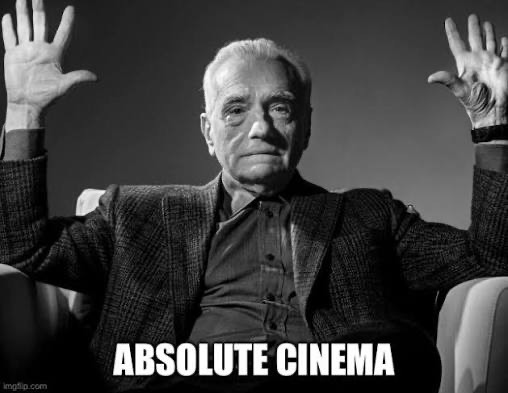
#> input picture gifs/cinema.jpg, 508 x 393 px, found by its file name
$ python gif_overlay.py
#> lines starting #> are read from the running program, lines starting #| are printed output that depends on the picture; after the words box and inside, x2 and y2 are one past the last pixel; in counts of white or black regions, pixels touching at a corner belong together
"""
GIF Overlay Utilities
=====================
Efficient GIF loading and overlay functions for real-time video processing.

Features:
- Pre-loaded GIF frame caching
- Alpha-blended overlay
- Position-aware rendering
- FPS-synchronized playback
"""

import cv2
import numpy as np
from PIL import Image
import imageio
import os
from dataclasses import dataclass
from typing import Dict, List, Optional, Tuple


@dataclass
class GifInfo:
    """Container for GIF data and playback state."""
    frames: List[np.ndarray]  # List of BGRA frames
    frame_count: int
    original_fps: float
    current_frame: int = 0
    last_update_time: float = 0.0


class GifOverlayManager:
    """
    Manages multiple GIF overlays for real-time video rendering.
    """

    def __init__(self, default_size: Tuple[int, int] = (200, 200)):
        """
        Initialize the GIF manager.

        Args:
            default_size: Default (width, height) for GIF rendering
        """
        self.default_size = default_size
        self.gifs: Dict[str, GifInfo] = {}
        self.current_gif: Optional[str] = None
        self.display_start_time: float = 0.0

    def load_gif(self, name: str, path: str, size: Optional[Tuple[int, int]] = None,
                 max_frames: int = 100) -> bool:
        """
        Load a GIF file and cache its frames.

        Args:
            name: Identifier for this GIF
            path: Path to the GIF file (supports .gif, .jpg, .png)
            size: Optional custom size (width, height)
            max_frames: Maximum frames to load

        Returns:
            True if successfully loaded
        """
#> called with name = 'cinema', path = 'gifs/cinema.jpg', max_frames = 100
        if not os.path.exists(path):
            print(f"⚠️ GIF not found: {path}")
            return False

        size = size or self.default_size
        frames = []
        fps = 30.0  # Default FPS

        try:
            ext = os.path.splitext(path)[1].lower()

            if ext == '.gif':
                # Load animated GIF
                reader = imageio.get_reader(path)

                # Get GIF metadata for FPS
                try:
                    meta = reader.get_meta_data()
                    duration = meta.get('duration', 100)  # ms per frame
                    fps = 1000.0 / max(duration, 1)
                except:
                    pass

                for i, frame in enumerate(reader):
                    if i >= max_frames:
                        break

                    # Convert to RGBA
                    img = Image.fromarray(frame)
                    if img.mode != 'RGBA':
                        img = img.convert('RGBA')

                    # Resize
                    img = img.resize(size, Image.Resampling.LANCZOS)

                    # Convert to BGRA for OpenCV
                    frame_np = np.array(img)
                    frame_bgra = cv2.cvtColor(frame_np, cv2.COLOR_RGBA2BGRA)
                    frames.append(frame_bgra)

                reader.close()

            else:
                # Load static image (jpg, png)
                img = Image.open(path)
#> img is the input picture: PIL image 508x393 RGB; min 0, max 255, mean 64
                if img.mode != 'RGBA':
                    img = img.convert('RGBA')
#> img: PIL image 508x393 RGBA

                img = img.resize(size, Image.Resampling.LANCZOS)
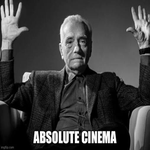
#> img: PIL image 150x150 RGBA; mean R, G, B, A 63.9, 63.9, 63.9, 255
                frame_np = np.array(img)
                frame_bgra = cv2.cvtColor(frame_np, cv2.COLOR_RGBA2BGRA)
                frames.append(frame_bgra)
                fps = 1.0  # Single frame

            if len(frames) == 0:
                print(f"⚠️ No frames loaded from: {path}")
                return False

            self.gifs[name] = GifInfo(
                frames=frames,
                frame_count=len(frames),
                original_fps=fps
            )

            print(f"✅ Loaded '{name}': {len(frames)} frames @ {fps:.1f} FPS")
#| ✅ Loaded 'cinema': 1 frames @ 1.0 FPS
            return True

        except Exception as e:
            print(f"❌ Error loading GIF '{path}': {e}")
            return False

    # [14 lines left out: function load_all_from_mapping, not called in this run]

    def get_current_frame(self, name: str, current_time: float) -> Optional[np.ndarray]:
        """
        Get the current frame for a GIF based on elapsed time.

        Args:
            name: GIF identifier
            current_time: Current time in seconds

        Returns:
            BGRA frame array or None if not found
        """
        if name not in self.gifs:
            return None

        gif = self.gifs[name]

        # Calculate which frame to display
        if gif.frame_count == 1:
            return gif.frames[0]

        # Time-based frame selection
        elapsed = current_time - gif.last_update_time
        frames_elapsed = int(elapsed * gif.original_fps)

        if frames_elapsed > 0:
            gif.current_frame = (gif.current_frame + frames_elapsed) % gif.frame_count
            gif.last_update_time = current_time

        return gif.frames[gif.current_frame]

    # [10 lines left out: functions reset_gif, reset_all, not called in this run]


def overlay_image_alpha(background: np.ndarray, overlay: np.ndarray,
                        x: int, y: int) -> np.ndarray:
    """
    Overlay an RGBA/BGRA image on a BGR background with alpha blending.

    Args:
        background: BGR image (will be modified in place)
        overlay: BGRA overlay image
        x: X position (top-left corner)
        y: Y position (top-left corner)

    Returns:
        Modified background image
    """
    h, w = overlay.shape[:2]
    bg_h, bg_w = background.shape[:2]

    # Clamp to bounds
    x1 = max(0, x)
    y1 = max(0, y)
    x2 = min(bg_w, x + w)
    y2 = min(bg_h, y + h)

    # Calculate overlay region
    ox1 = x1 - x
    oy1 = y1 - y
    ox2 = ox1 + (x2 - x1)
    oy2 = oy1 + (y2 - y1)

    if x2 <= x1 or y2 <= y1:
        return background

    # Extract alpha channel and normalize
    if overlay.shape[2] == 4:
        alpha = overlay[oy1:oy2, ox1:ox2, 3:4] / 255.0
        overlay_rgb = overlay[oy1:oy2, ox1:ox2, :3]
    else:
        alpha = np.ones((oy2-oy1, ox2-ox1, 1))
        overlay_rgb = overlay[oy1:oy2, ox1:ox2]

    # Alpha blend
    background[y1:y2, x1:x2] = (
        alpha * overlay_rgb +
        (1 - alpha) * background[y1:y2, x1:x2]
    ).astype(np.uint8)

    return background


# [27 lines left out: function overlay_centered, not called in this run]


def overlay_at_corner(background: np.ndarray, overlay: np.ndarray,
                      corner: str = "bottom-right",
                      margin: int = 20) -> np.ndarray:
    """
    Overlay an image at a specific corner.

    Args:
        background: BGR background image
        overlay: BGRA overlay image
        corner: "top-left", "top-right", "bottom-left", "bottom-right"
        margin: Margin from edge in pixels

    Returns:
        Modified background
    """
    bg_h, bg_w = background.shape[:2]
    ov_h, ov_w = overlay.shape[:2]

    if corner == "top-left":
        x, y = margin, margin
    elif corner == "top-right":
        x, y = bg_w - ov_w - margin, margin
    elif corner == "bottom-left":
        x, y = margin, bg_h - ov_h - margin
    else:  # bottom-right
        x, y = bg_w - ov_w - margin, bg_h - ov_h - margin

    return overlay_image_alpha(background, overlay, x, y)


# [81 lines left out: functions overlay_at_face, create_text_overlay, not called in this run]


class AnimatedOverlay:
    """
    Manages animated overlays with smooth transitions.
    """

    # [22 lines left out: functions __init__, set_overlay, not called in this run]

    def clear_overlay(self):
        """Clear the current overlay."""
        self.target_name = None

    # [34 lines left out: function update_and_render, not called in this run]


if __name__ == "__main__":
    # Test GIF overlay functionality
    print("Testing GIF Overlay System...")

    manager = GifOverlayManager(default_size=(150, 150))

    # Try to load available GIFs
    gif_dir = "gifs"
    if os.path.exists(gif_dir):
        for f in os.listdir(gif_dir):
            name = os.path.splitext(f)[0]
            path = os.path.join(gif_dir, f)
            manager.load_gif(name, path)
#> pass 2 of the loop `for f in os.listdir(gif_dir):`:
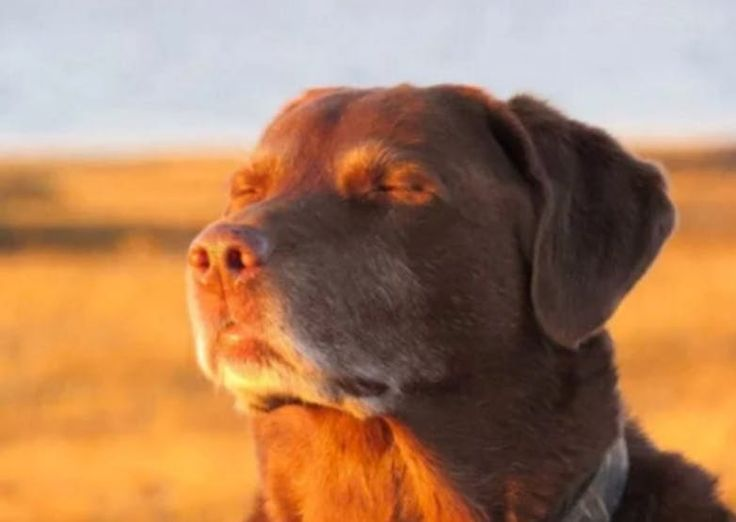
#> input picture gifs/cooked.jpg, 736 x 522 px, found by its file name
#> in load_gif, img is the input picture: PIL image 736x522 RGB; mean R, G, B 171.3, 128.6, 95.9
#> in load_gif (call 2), `img = img.resize(size, Image.Resampling.LANCZOS)`:
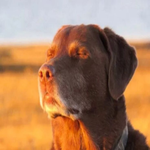
#> img: PIL image 150x150 RGBA; mean R, G, B, A 171.3, 128.6, 95.9, 255
#| ✅ Loaded 'cooked': 1 frames @ 1.0 FPS

    # Test with webcam
    cap = cv2.VideoCapture(0)
    if cap.isOpened():
        import time
        start_time = time.time()
        gif_names = list(manager.gifs.keys())
#> gif_names = ['cinema', 'cooked']
        current_idx = 0

        print("\nPress SPACE to cycle through GIFs, Q to quit")

        while True:
            ret, frame = cap.read()
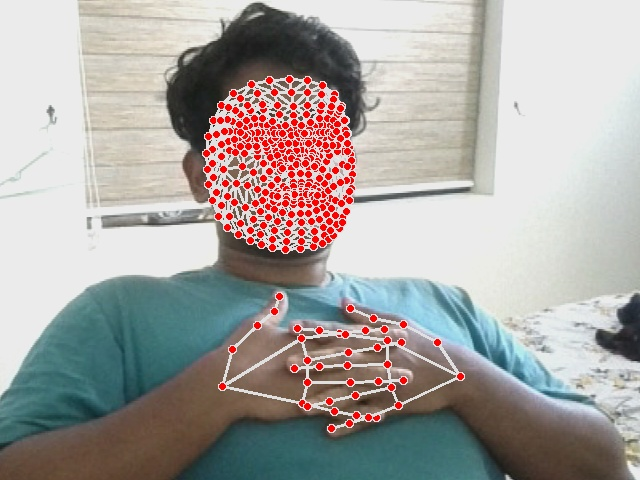
#> input picture data/photos/cooked/cooked_1767465272.jpg, 640 x 480 px, given in place of the camera
#> frame is the input picture: shape (480, 640, 3); mean B, G, R 161, 164.3, 168
            if not ret:
                break

            frame = cv2.flip(frame, 1)
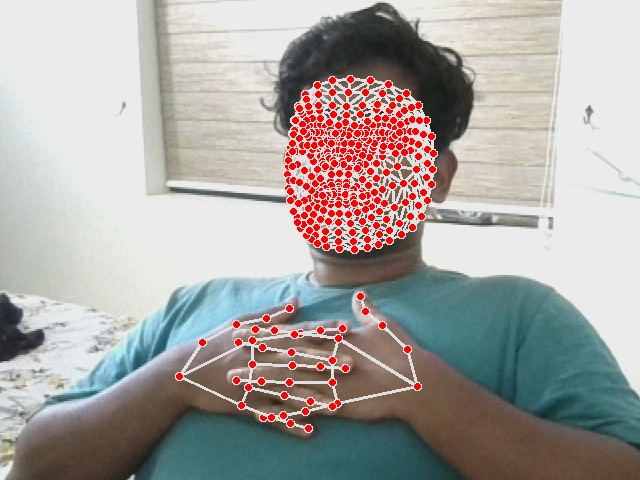
#> frame: shape (480, 640, 3); mean B, G, R 161, 164.3, 168
            current_time = time.time() - start_time

            if gif_names:
                gif_frame = manager.get_current_frame(gif_names[current_idx], current_time)
                if gif_frame is not None:
                    frame = overlay_at_corner(frame, gif_frame, "bottom-right")
#> in overlay_image_alpha, `alpha = overlay[oy1:oy2, ox1:ox2, 3:4] / 255.0`: alpha: shape (150, 150, 1) float64; every value is 1
#> in overlay_image_alpha, `background[y1:y2, x1:x2] = ( alpha * overlay_rgb + (1 - alpha) * backg..`:
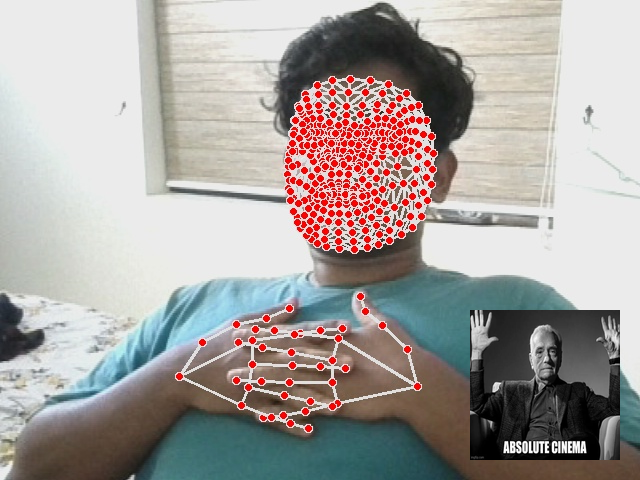
#> background: shape (480, 640, 3); mean B, G, R 158.2, 161.3, 166.8

                cv2.putText(frame, f"GIF: {gif_names[current_idx]}",
                           (20, 30), cv2.FONT_HERSHEY_SIMPLEX, 0.8, (0, 255, 0), 2)
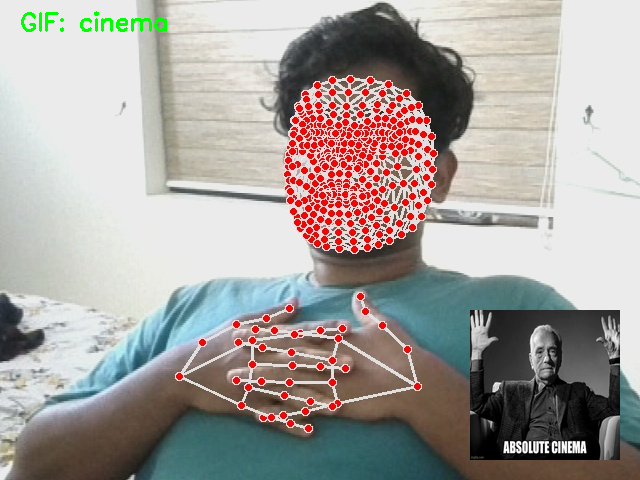
#> frame: shape (480, 640, 3); 0.31% of pixels changed, all inside (x1, y1, x2, y2) = (21, 11, 167, 32)

            cv2.imshow("GIF Overlay Test", frame)

            key = cv2.waitKey(1) & 0xFF
#> (key q is pressed here)
            if key == ord('q'):
                break
            elif key == ord(' ') and gif_names:
                current_idx = (current_idx + 1) % len(gif_names)
                manager.reset_gif(gif_names[current_idx])

        cap.release()
        cv2.destroyAllWindows()

    print("Test complete!")
